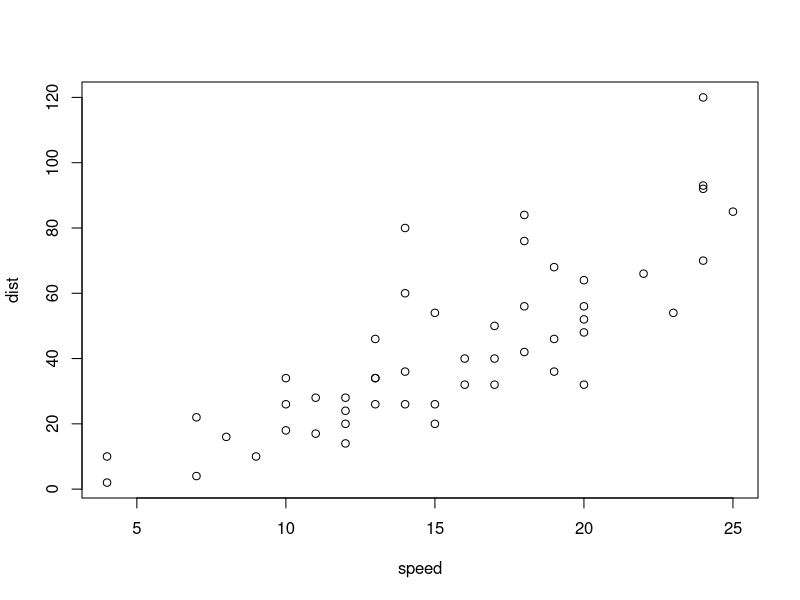
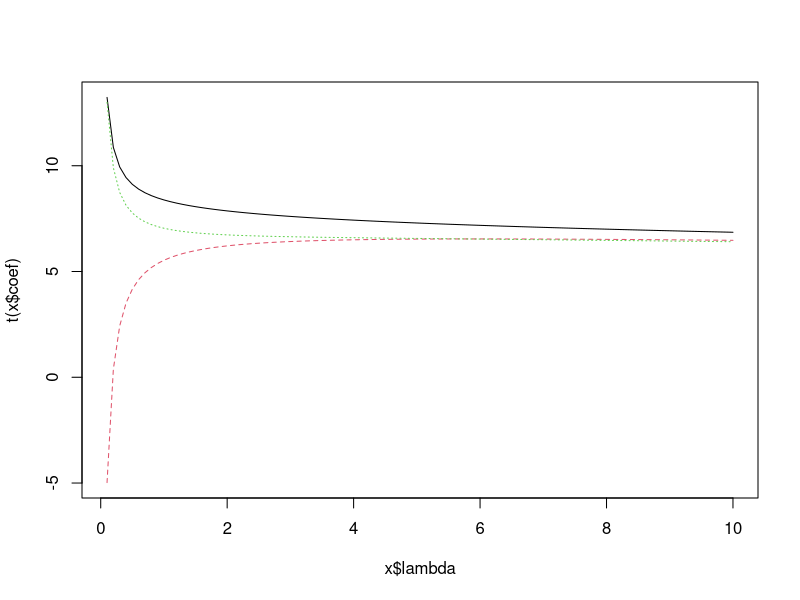
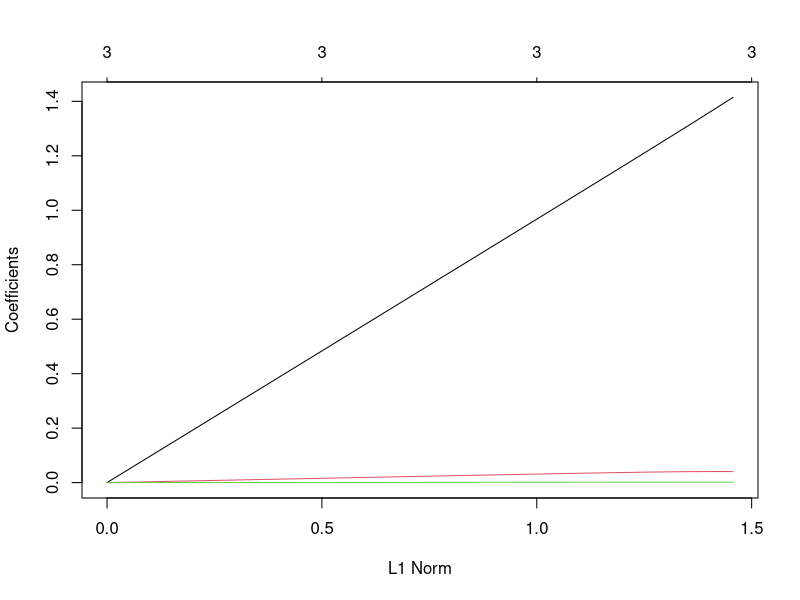
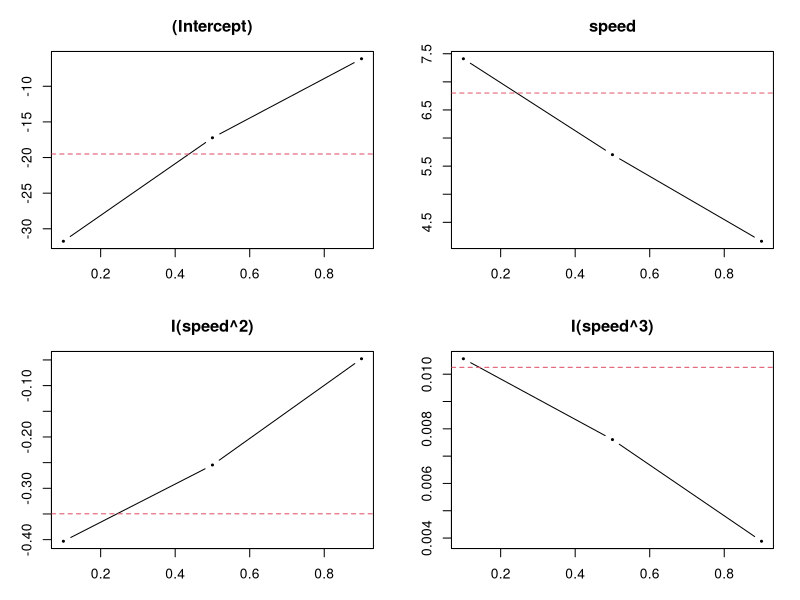

Here is the R script that generated these plots, in order:
## ---- chunk 1
library("knitr")
# opts_chunk$set(cache=TRUE)

library("ggplot2") # графики
library("glmnet") # LASSO
library("car") # compute vif()
library("MASS") # ridge regression
library("quantreg") # quantile regression
# install.packages("glmnet") # может быть нужно установить пакеты...
## ---- chunk 2
h <- cars
plot(h)
## ---- chunk 3
m.poly3 <- lm(dist~speed+I(speed^2)+I(speed^3),data=h)
## ---- chunk 4
summary(m.poly3)
## ---- chunk 5
X <- model.matrix(~0+speed+I(speed^2)+I(speed^3),data=h)
cor(X)
## ---- chunk 6
X <- model.matrix(~speed+I(speed^2)+I(speed^3),data=h)
XX <- t(X) %*% X
eigen <- eigen(XX)
eigen$values
CI <- sqrt(max(eigen$values)/min(eigen$values))
CI
## ---- chunk 7
vif(m.poly3)
## ---- chunk 8
m.vif1 <- lm(speed~I(speed^2)+I(speed^3),data=h)
r2.1 <- summary(m.vif1)$r.squared
vif1 <- 1/(1-r2.1)
vif1
## ---- chunk 9
vcov(m.poly3)
## ---- chunk 10
new <- data.frame(speed=10)
predict(m.poly3,newdata=new,interval='confidence')
## ---- chunk 11
h$spc <- h$speed - mean(h$speed)
m.poly3c <- lm(dist~spc+I(spc^2)+I(spc^3),data=h)
summary(m.poly3c)
## ---- chunk 12
vcov(m.poly3c)
## ---- chunk 13
new$spc <- 10 - mean(h$speed)
predict(m.poly3c,newdata=new,interval='confidence')
## ---- chunk 14
m.line <- lm(dist~speed,data=h)
summary(m.line)
## ---- chunk 15
lambdas <- seq(0.1,10,by=0.1) # для этих лямбд будем делать RR
m.rr <- lm.ridge(dist~speed+I(speed^2)+I(speed^3),lambda=lambdas,data=h)
## ---- chunk 16
head(coef(m.rr))
plot(m.rr)
## ---- chunk 17
m.rr$kHKB # оценка Hoerl, Kennard and Baldwin
m.rr$kLW # оценка Lawless and Wang 
## ---- chunk 18
X <- model.matrix(~0+speed+I(speed^2)+I(speed^3),data=cars)
y <- h$dist
fit <- glmnet(X,y,alpha=0)
plot(fit)
## ---- chunk 19
head(fit$lambda) # вектор лямбд
head(fit$a0) # вектор оценок свободных коэффициентов
## ---- chunk 20
fit$beta[,1:5] # покажем только первые 5
## ---- chunk 21
cv.fit <- cv.glmnet(X,y)
cv.fit$lambda.min
## ---- chunk 22
m.poly3q <- rq(dist~speed+I(speed^2)+I(speed^3),data=h,tau=c(0.1,0.5,0.9))
plot(m.poly3q)
## ---- chunk 23
summary(m.poly3q,se='boot')
## ---- chunk 24
# стащить из коэнкэра клёвый график :)
